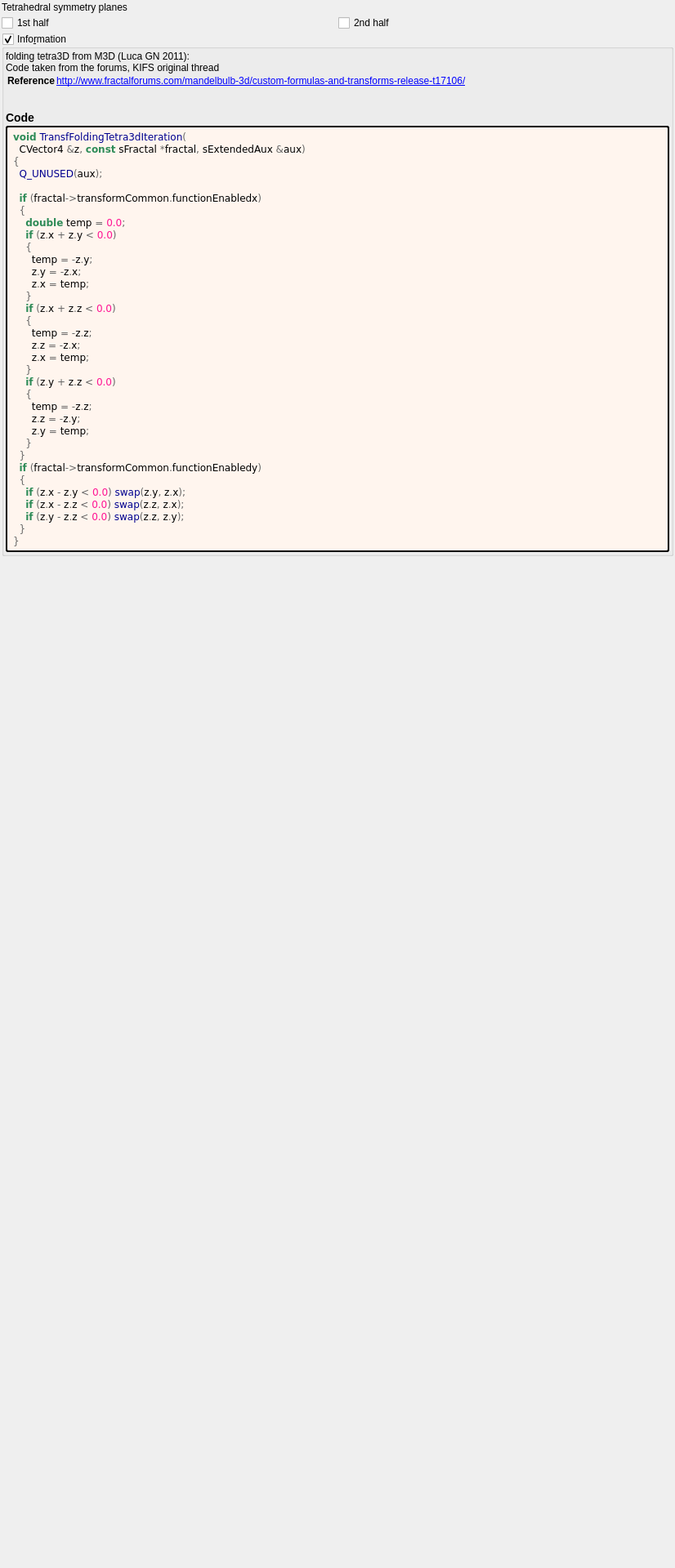
<?xml version="1.0" encoding="UTF-8"?>
<ui version="4.0">
 <class>transf_folding_tetra3d</class>
 <widget class="QWidget" name="Form">
  <property name="geometry">
   <rect>
    <x>0</x>
    <y>0</y>
    <width>826</width>
    <height>1920</height>
   </rect>
  </property>
  <property name="windowTitle">
   <string notr="true">transf_folding_tetra3d</string>
  </property>
  <layout class="QVBoxLayout" name="verticalLayout">
   <property name="spacing">
    <number>2</number>
   </property>
   <property name="leftMargin">
    <number>2</number>
   </property>
   <property name="topMargin">
    <number>2</number>
   </property>
   <property name="rightMargin">
    <number>2</number>
   </property>
   <property name="bottomMargin">
    <number>2</number>
   </property>
   <item>
    <widget class="QLabel" name="label">
     <property name="text">
      <string>Tetrahedral symmetry planes</string>
     </property>
    </widget>
   </item>
   <item>
    <layout class="QHBoxLayout" name="horizontalLayout_2">
     <item>
      <widget class="MyCheckBox" name="checkBox_transf_function_enabledx">
       <property name="text">
        <string>1st half</string>
       </property>
      </widget>
     </item>
     <item>
      <widget class="MyCheckBox" name="checkBox_transf_function_enabledy">
       <property name="text">
        <string>2nd half</string>
       </property>
      </widget>
     </item>
    </layout>
   </item>
   <item>
    <widget class="MyGroupBox" name="groupCheck_info">
     <property name="title">
      <string>Info&amp;rmation</string>
     </property>
     <property name="flat">
      <bool>false</bool>
     </property>
     <property name="checkable">
      <bool>true</bool>
     </property>
     <layout class="QVBoxLayout" name="verticalLayout_2">
      <property name="spacing">
       <number>2</number>
      </property>
      <property name="leftMargin">
       <number>2</number>
      </property>
      <property name="topMargin">
       <number>2</number>
      </property>
      <property name="rightMargin">
       <number>2</number>
      </property>
      <property name="bottomMargin">
       <number>2</number>
      </property>
      <item>
       <widget class="QLabel" name="label_information_general">
        <property name="text">
         <string notr="true">&lt;p&gt;folding tetra3D from M3D (Luca GN 2011):&lt;br&gt;Code taken from the forums, KIFS original thread&lt;/p&gt;&lt;table&gt;
&lt;tr&gt;&lt;th&gt;Reference&lt;/th&gt;&lt;td&gt;&lt;a href=&quot;http://www.fractalforums.com/mandelbulb-3d/custom-formulas-and-transforms-release-t17106/&quot;&gt;http://www.fractalforums.com/mandelbulb-3d/custom-formulas-and-transforms-release-t17106/&lt;br&gt;
&lt;/td&gt;&lt;/tr&gt;
&lt;/table&gt;
&lt;h3&gt;Code&lt;/h3&gt;</string>
        </property>
        <property name="wordWrap">
         <bool>true</bool>
        </property>
        <property name="openExternalLinks">
         <bool>true</bool>
        </property>
        <property name="textInteractionFlags">
         <set>Qt::LinksAccessibleByMouse|Qt::TextSelectableByMouse</set>
        </property>
       </widget>
      </item>
      <item>
       <widget class="QLabel" name="label_code_content">
        <property name="styleSheet">
         <string notr="true">border-style: outset; border-width: 2px; border-radius: 3px; border-color: black; background-color: #fff5ee; padding: 4px;</string>
        </property>
        <property name="text">
         <string notr="true">&lt;body style=&quot;background-color:#fff5ee&quot;&gt;
&lt;pre style=&quot;color:#000000; background-color:#fff5ee;  font-family:'Courier New',monospace;&quot;&gt;&lt;span style=&quot;color:#2e8b57; font-weight:bold&quot;&gt;void&lt;/span&gt; &lt;span style=&quot;color:#00008f&quot;&gt;TransfFoldingTetra3dIteration&lt;/span&gt;&lt;span style=&quot;color:#676767&quot;&gt;(&lt;/span&gt;
  CVector4 &lt;span style=&quot;color:#676767&quot;&gt;&amp;amp;&lt;/span&gt;z&lt;span style=&quot;color:#676767&quot;&gt;,&lt;/span&gt; &lt;span style=&quot;color:#2e8b57; font-weight:bold&quot;&gt;const&lt;/span&gt; sFractal &lt;span style=&quot;color:#676767&quot;&gt;*&lt;/span&gt;fractal&lt;span style=&quot;color:#676767&quot;&gt;,&lt;/span&gt; sExtendedAux &lt;span style=&quot;color:#676767&quot;&gt;&amp;amp;&lt;/span&gt;aux&lt;span style=&quot;color:#676767&quot;&gt;)&lt;/span&gt;
&lt;span style=&quot;color:#676767&quot;&gt;{&lt;/span&gt;
  &lt;span style=&quot;color:#00008f&quot;&gt;Q_UNUSED&lt;/span&gt;&lt;span style=&quot;color:#676767&quot;&gt;(&lt;/span&gt;aux&lt;span style=&quot;color:#676767&quot;&gt;);&lt;/span&gt;

  &lt;span style=&quot;color:#2e8b57; font-weight:bold&quot;&gt;if&lt;/span&gt; &lt;span style=&quot;color:#676767&quot;&gt;(&lt;/span&gt;fractal&lt;span style=&quot;color:#676767&quot;&gt;-&amp;gt;&lt;/span&gt;transformCommon&lt;span style=&quot;color:#676767&quot;&gt;.&lt;/span&gt;functionEnabledx&lt;span style=&quot;color:#676767&quot;&gt;)&lt;/span&gt;
  &lt;span style=&quot;color:#676767&quot;&gt;{&lt;/span&gt;
    &lt;span style=&quot;color:#2e8b57; font-weight:bold&quot;&gt;double&lt;/span&gt; temp &lt;span style=&quot;color:#676767&quot;&gt;=&lt;/span&gt; &lt;span style=&quot;color:#ff1493&quot;&gt;0.0&lt;/span&gt;&lt;span style=&quot;color:#676767&quot;&gt;;&lt;/span&gt;
    &lt;span style=&quot;color:#2e8b57; font-weight:bold&quot;&gt;if&lt;/span&gt; &lt;span style=&quot;color:#676767&quot;&gt;(&lt;/span&gt;z&lt;span style=&quot;color:#676767&quot;&gt;.&lt;/span&gt;x &lt;span style=&quot;color:#676767&quot;&gt;+&lt;/span&gt; z&lt;span style=&quot;color:#676767&quot;&gt;.&lt;/span&gt;y &lt;span style=&quot;color:#676767&quot;&gt;&amp;lt;&lt;/span&gt; &lt;span style=&quot;color:#ff1493&quot;&gt;0.0&lt;/span&gt;&lt;span style=&quot;color:#676767&quot;&gt;)&lt;/span&gt;
    &lt;span style=&quot;color:#676767&quot;&gt;{&lt;/span&gt;
      temp &lt;span style=&quot;color:#676767&quot;&gt;= -&lt;/span&gt;z&lt;span style=&quot;color:#676767&quot;&gt;.&lt;/span&gt;y&lt;span style=&quot;color:#676767&quot;&gt;;&lt;/span&gt;
      z&lt;span style=&quot;color:#676767&quot;&gt;.&lt;/span&gt;y &lt;span style=&quot;color:#676767&quot;&gt;= -&lt;/span&gt;z&lt;span style=&quot;color:#676767&quot;&gt;.&lt;/span&gt;x&lt;span style=&quot;color:#676767&quot;&gt;;&lt;/span&gt;
      z&lt;span style=&quot;color:#676767&quot;&gt;.&lt;/span&gt;x &lt;span style=&quot;color:#676767&quot;&gt;=&lt;/span&gt; temp&lt;span style=&quot;color:#676767&quot;&gt;;&lt;/span&gt;
    &lt;span style=&quot;color:#676767&quot;&gt;}&lt;/span&gt;
    &lt;span style=&quot;color:#2e8b57; font-weight:bold&quot;&gt;if&lt;/span&gt; &lt;span style=&quot;color:#676767&quot;&gt;(&lt;/span&gt;z&lt;span style=&quot;color:#676767&quot;&gt;.&lt;/span&gt;x &lt;span style=&quot;color:#676767&quot;&gt;+&lt;/span&gt; z&lt;span style=&quot;color:#676767&quot;&gt;.&lt;/span&gt;z &lt;span style=&quot;color:#676767&quot;&gt;&amp;lt;&lt;/span&gt; &lt;span style=&quot;color:#ff1493&quot;&gt;0.0&lt;/span&gt;&lt;span style=&quot;color:#676767&quot;&gt;)&lt;/span&gt;
    &lt;span style=&quot;color:#676767&quot;&gt;{&lt;/span&gt;
      temp &lt;span style=&quot;color:#676767&quot;&gt;= -&lt;/span&gt;z&lt;span style=&quot;color:#676767&quot;&gt;.&lt;/span&gt;z&lt;span style=&quot;color:#676767&quot;&gt;;&lt;/span&gt;
      z&lt;span style=&quot;color:#676767&quot;&gt;.&lt;/span&gt;z &lt;span style=&quot;color:#676767&quot;&gt;= -&lt;/span&gt;z&lt;span style=&quot;color:#676767&quot;&gt;.&lt;/span&gt;x&lt;span style=&quot;color:#676767&quot;&gt;;&lt;/span&gt;
      z&lt;span style=&quot;color:#676767&quot;&gt;.&lt;/span&gt;x &lt;span style=&quot;color:#676767&quot;&gt;=&lt;/span&gt; temp&lt;span style=&quot;color:#676767&quot;&gt;;&lt;/span&gt;
    &lt;span style=&quot;color:#676767&quot;&gt;}&lt;/span&gt;
    &lt;span style=&quot;color:#2e8b57; font-weight:bold&quot;&gt;if&lt;/span&gt; &lt;span style=&quot;color:#676767&quot;&gt;(&lt;/span&gt;z&lt;span style=&quot;color:#676767&quot;&gt;.&lt;/span&gt;y &lt;span style=&quot;color:#676767&quot;&gt;+&lt;/span&gt; z&lt;span style=&quot;color:#676767&quot;&gt;.&lt;/span&gt;z &lt;span style=&quot;color:#676767&quot;&gt;&amp;lt;&lt;/span&gt; &lt;span style=&quot;color:#ff1493&quot;&gt;0.0&lt;/span&gt;&lt;span style=&quot;color:#676767&quot;&gt;)&lt;/span&gt;
    &lt;span style=&quot;color:#676767&quot;&gt;{&lt;/span&gt;
      temp &lt;span style=&quot;color:#676767&quot;&gt;= -&lt;/span&gt;z&lt;span style=&quot;color:#676767&quot;&gt;.&lt;/span&gt;z&lt;span style=&quot;color:#676767&quot;&gt;;&lt;/span&gt;
      z&lt;span style=&quot;color:#676767&quot;&gt;.&lt;/span&gt;z &lt;span style=&quot;color:#676767&quot;&gt;= -&lt;/span&gt;z&lt;span style=&quot;color:#676767&quot;&gt;.&lt;/span&gt;y&lt;span style=&quot;color:#676767&quot;&gt;;&lt;/span&gt;
      z&lt;span style=&quot;color:#676767&quot;&gt;.&lt;/span&gt;y &lt;span style=&quot;color:#676767&quot;&gt;=&lt;/span&gt; temp&lt;span style=&quot;color:#676767&quot;&gt;;&lt;/span&gt;
    &lt;span style=&quot;color:#676767&quot;&gt;}&lt;/span&gt;
  &lt;span style=&quot;color:#676767&quot;&gt;}&lt;/span&gt;
  &lt;span style=&quot;color:#2e8b57; font-weight:bold&quot;&gt;if&lt;/span&gt; &lt;span style=&quot;color:#676767&quot;&gt;(&lt;/span&gt;fractal&lt;span style=&quot;color:#676767&quot;&gt;-&amp;gt;&lt;/span&gt;transformCommon&lt;span style=&quot;color:#676767&quot;&gt;.&lt;/span&gt;functionEnabledy&lt;span style=&quot;color:#676767&quot;&gt;)&lt;/span&gt;
  &lt;span style=&quot;color:#676767&quot;&gt;{&lt;/span&gt;
    &lt;span style=&quot;color:#2e8b57; font-weight:bold&quot;&gt;if&lt;/span&gt; &lt;span style=&quot;color:#676767&quot;&gt;(&lt;/span&gt;z&lt;span style=&quot;color:#676767&quot;&gt;.&lt;/span&gt;x &lt;span style=&quot;color:#676767&quot;&gt;-&lt;/span&gt; z&lt;span style=&quot;color:#676767&quot;&gt;.&lt;/span&gt;y &lt;span style=&quot;color:#676767&quot;&gt;&amp;lt;&lt;/span&gt; &lt;span style=&quot;color:#ff1493&quot;&gt;0.0&lt;/span&gt;&lt;span style=&quot;color:#676767&quot;&gt;)&lt;/span&gt; &lt;span style=&quot;color:#00008f&quot;&gt;swap&lt;/span&gt;&lt;span style=&quot;color:#676767&quot;&gt;(&lt;/span&gt;z&lt;span style=&quot;color:#676767&quot;&gt;.&lt;/span&gt;y&lt;span style=&quot;color:#676767&quot;&gt;,&lt;/span&gt; z&lt;span style=&quot;color:#676767&quot;&gt;.&lt;/span&gt;x&lt;span style=&quot;color:#676767&quot;&gt;);&lt;/span&gt;
    &lt;span style=&quot;color:#2e8b57; font-weight:bold&quot;&gt;if&lt;/span&gt; &lt;span style=&quot;color:#676767&quot;&gt;(&lt;/span&gt;z&lt;span style=&quot;color:#676767&quot;&gt;.&lt;/span&gt;x &lt;span style=&quot;color:#676767&quot;&gt;-&lt;/span&gt; z&lt;span style=&quot;color:#676767&quot;&gt;.&lt;/span&gt;z &lt;span style=&quot;color:#676767&quot;&gt;&amp;lt;&lt;/span&gt; &lt;span style=&quot;color:#ff1493&quot;&gt;0.0&lt;/span&gt;&lt;span style=&quot;color:#676767&quot;&gt;)&lt;/span&gt; &lt;span style=&quot;color:#00008f&quot;&gt;swap&lt;/span&gt;&lt;span style=&quot;color:#676767&quot;&gt;(&lt;/span&gt;z&lt;span style=&quot;color:#676767&quot;&gt;.&lt;/span&gt;z&lt;span style=&quot;color:#676767&quot;&gt;,&lt;/span&gt; z&lt;span style=&quot;color:#676767&quot;&gt;.&lt;/span&gt;x&lt;span style=&quot;color:#676767&quot;&gt;);&lt;/span&gt;
    &lt;span style=&quot;color:#2e8b57; font-weight:bold&quot;&gt;if&lt;/span&gt; &lt;span style=&quot;color:#676767&quot;&gt;(&lt;/span&gt;z&lt;span style=&quot;color:#676767&quot;&gt;.&lt;/span&gt;y &lt;span style=&quot;color:#676767&quot;&gt;-&lt;/span&gt; z&lt;span style=&quot;color:#676767&quot;&gt;.&lt;/span&gt;z &lt;span style=&quot;color:#676767&quot;&gt;&amp;lt;&lt;/span&gt; &lt;span style=&quot;color:#ff1493&quot;&gt;0.0&lt;/span&gt;&lt;span style=&quot;color:#676767&quot;&gt;)&lt;/span&gt; &lt;span style=&quot;color:#00008f&quot;&gt;swap&lt;/span&gt;&lt;span style=&quot;color:#676767&quot;&gt;(&lt;/span&gt;z&lt;span style=&quot;color:#676767&quot;&gt;.&lt;/span&gt;z&lt;span style=&quot;color:#676767&quot;&gt;,&lt;/span&gt; z&lt;span style=&quot;color:#676767&quot;&gt;.&lt;/span&gt;y&lt;span style=&quot;color:#676767&quot;&gt;);&lt;/span&gt;
  &lt;span style=&quot;color:#676767&quot;&gt;}&lt;/span&gt;
&lt;span style=&quot;color:#676767&quot;&gt;}&lt;/span&gt;
&lt;/pre&gt;
&lt;/body&gt;</string>
        </property>
        <property name="wordWrap">
         <bool>true</bool>
        </property>
        <property name="openExternalLinks">
         <bool>true</bool>
        </property>
        <property name="textInteractionFlags">
         <set>Qt::LinksAccessibleByMouse|Qt::TextSelectableByMouse</set>
        </property>
       </widget>
      </item>
     </layout>
    </widget>
   </item>
   <item>
    <spacer name="verticalSpacer_2">
     <property name="orientation">
      <enum>Qt::Vertical</enum>
     </property>
     <property name="sizeHint" stdset="0">
      <size>
       <width>20</width>
       <height>40</height>
      </size>
     </property>
    </spacer>
   </item>
  </layout>
 </widget>
 <customwidgets>
  <customwidget>
   <class>MyGroupBox</class>
   <extends>QGroupBox</extends>
   <header>my_group_box.h</header>
   <container>1</container>
  </customwidget>
  <customwidget>
   <class>MyCheckBox</class>
   <extends>QCheckBox</extends>
   <header>my_check_box.h</header>
  </customwidget>
 </customwidgets>
 <tabstops>
  <tabstop>checkBox_transf_function_enabledx</tabstop>
  <tabstop>checkBox_transf_function_enabledy</tabstop>
  <tabstop>groupCheck_info</tabstop>
 </tabstops>
 <resources/>
 <connections/>
</ui>
